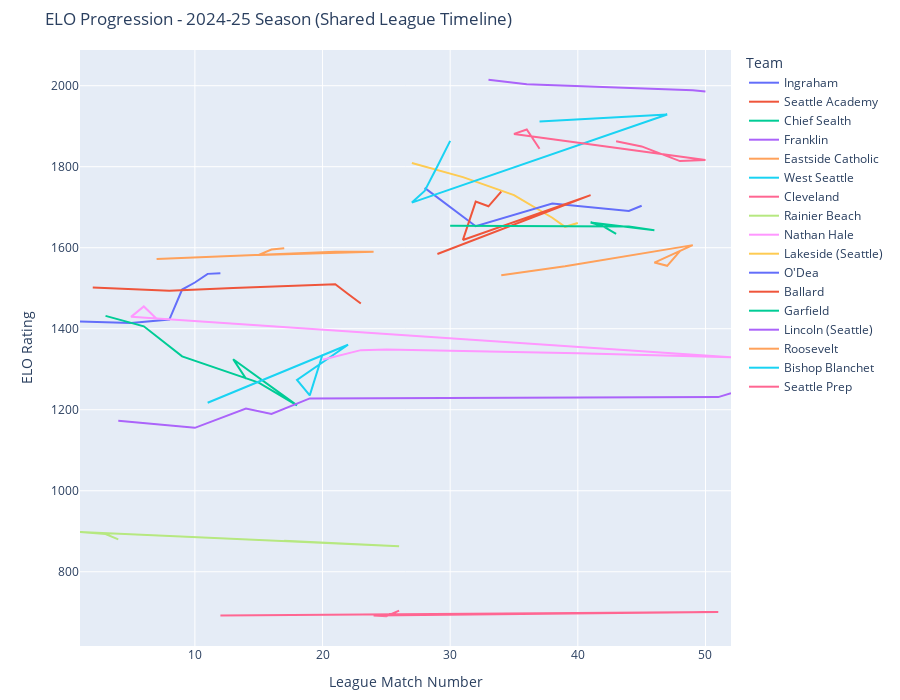

Source (notebook cell):
### Code cell
import pandas as pd
import plotly.express as px

# Load the ELO match log
df = pd.read_csv(r"C:\Users\User\Desktop\Soccer Footage\metroleague_elo_log.csv")

# Create a consistent order for all matches per season (scraper's order or raw index)
df["Row Order"] = range(len(df))
df = df.sort_values(by=["Season", "Row Order"])

# Add a Global Match Number per Season (shared league timeline)
df["Global Match #"] = df.groupby("Season").cumcount() + 1

# Assign a row ID to map back after long transformation
df["Match ID"] = df.index

# -----------------------------
# Long-format Transformation
# -----------------------------
home_df = df[[
    "Match ID", "Season", "Global Match #", "Date",
    "Home Team", "Away Team", "Home Score", "Away Score",
    "Home ELO Before", "Home ELO After", "Home ELO Change", "Home Match #"
]].copy()

home_df.columns = [
    "Match ID", "Season", "Global Match #", "Date",
    "Team", "Opponent", "Goals For", "Goals Against",
    "ELO Before", "ELO After", "ELO Δ", "Team Match #"
]
home_df["Location"] = "Home"

away_df = df[[
    "Match ID", "Season", "Global Match #", "Date",
    "Away Team", "Home Team", "Away Score", "Home Score",
    "Away ELO Before", "Away ELO After", "Away ELO Change", "Away Match #"
]].copy()

away_df.columns = [
    "Match ID", "Season", "Global Match #", "Date",
    "Team", "Opponent", "Goals For", "Goals Against",
    "ELO Before", "ELO After", "ELO Δ", "Team Match #"
]
away_df["Location"] = "Away"

# Combine Home and Away
long_df = pd.concat([home_df, away_df], ignore_index=True)

# Compute Match Result (W/L/D)
long_df["Result"] = long_df.apply(
    lambda row: "W" if row["Goals For"] > row["Goals Against"]
    else "L" if row["Goals For"] < row["Goals Against"]
    else "D", axis=1
)

# Clean ELO Δ and match #
long_df["ELO Δ"] = long_df["ELO Δ"].round(2)
long_df["Team Match #"] = long_df["Team Match #"].astype(int)

# -----------------------------
# Filter to Latest Season Only
# -----------------------------
latest_season = long_df["Season"].max()
df_current = long_df[long_df["Season"] == latest_season].copy()

# -----------------------------
# Plot: ELO Progression (Shared League Timeline)
# -----------------------------
fig = px.line(
    df_current,
    x="Global Match #",
    y="ELO After",
    color="Team",
    line_group="Team",
    hover_data={
        "Team": True,
        "Opponent": True,
        "Result": True,
        "Global Match #": True,
        "Team Match #": True,
        "ELO After": True,
        "ELO Δ": True,
        "Location": True,
    },
    title=f"ELO Progression - {latest_season} Season (Shared League Timeline)",
    labels={
        "Global Match #": "League Match Number",
        "ELO After": "ELO Rating",
        "ELO Δ": "ELO Change",
        "Team Match #": "Team's Match #"
    },
)

fig.update_layout(
    hovermode="x unified",
    xaxis=dict(showgrid=True),
    yaxis=dict(showgrid=True),
    legend=dict(title="Team", traceorder="normal", itemclick="toggleothers"),
    height=700,
    margin=dict(t=50, b=50),
)

fig.show()

### Figure 1 — Plotly figure (JSON) as saved in the notebook; plotly's stock layout.template omitted (floating-point values rounded to 4 significant figures)
{"data": [{"customdata": [["Ingraham", "Rainier Beach", "W", 107, 3.43, "Home"], ["Ingraham", "Nathan Hale", "D", 108, -3.59, "Home"], ["Ingraham", "Seattle Academy", "D", 109, 8.59, "Away"], ["Ingraham", "Chief Sealth", "W", 110, 74.1, "Away"], ["Ingraham", "Franklin", "W", 111, 17.26, "Away"], ["Ingraham", "West Seattle", "W", 112, 21.36, "Away"], ["Ingraham", "Cleveland", "W", 113, 1.66, "Away"]], "hovertemplate": "Team=%{customdata[0]}<br>League Match Number=%{x}<br>ELO Rating=%{y}<br>Opponent=%{customdata[1]}<br>Result=%{customdata[2]}<br>Team's Match #=%{customdata[3]}<br>ELO Change=%{customdata[4]}<br>Location=%{customdata[5]}<extra></extra>", "legendgroup": "Ingraham", "line": {"color": "#636efa", "dash": "solid"}, "marker": {"symbol": "circle"}, "mode": "lines", "name": "Ingraham", "orientation": "v", "showlegend": true, "type": "scatter", "x": [1, 5, 8, 9, 10, 11, 12], "xaxis": "x", "y": [1418.0, 1414.0, 1423.0, 1497.0, 1514.0, 1535.0, 1537.0], "yaxis": "y"}, {"customdata": [["Seattle Academy", "Rainier Beach", "W", 1, 2.07, "Home"], ["Seattle Academy", "Ingraham", "D", 2, -8.59, "Home"], ["Seattle Academy", "Chief Sealth", "W", 3, 7.26, "Home"], ["Seattle Academy", "Eastside Catholic", "D", 4, 9.14, "Away"], ["Seattle Academy", "West Seattle", "L", 5, -24.17, "Away"], ["Seattle Academy", "Nathan Hale", "L", 6, -23.54, "Away"]], "hovertemplate": "Team=%{customdata[0]}<br>League Match Number=%{x}<br>ELO Rating=%{y}<br>Opponent=%{customdata[1]}<br>Result=%{customdata[2]}<br>Team's Match #=%{customdata[3]}<br>ELO Change=%{customdata[4]}<br>Location=%{customdata[5]}<extra></extra>", "legendgroup": "Seattle Academy", "line": {"color": "#EF553B", "dash": "solid"}, "marker": {"symbol": "circle"}, "mode": "lines", "name": "Seattle Academy", "orientation": "v", "showlegend": true, "type": "scatter", "x": [2, 8, 13, 21, 22, 23], "xaxis": "x", "y": [1502.0, 1493.0, 1501.0, 1510.0, 1486.0, 1462.0], "yaxis": "y"}, {"customdata": [["Chief Sealth", "Rainier Beach", "W", 108, 3.07, "Home"], ["Chief Sealth", "Nathan Hale", "L", 109, -25.73, "Home"], ["Chief Sealth", "Ingraham", "L", 110, -74.1, "Home"], ["Chief Sealth", "Eastside Catholic", "L", 113, -9.79, "Home"], ["Chief Sealth", "West Seattle", "L", 114, -56.23, "Home"], ["Chief Sealth", "Seattle Academy", "L", 111, -7.26, "Away"], ["Chief Sealth", "Franklin", "L", 112, -47.87, "Away"]], "hovertemplate": "Team=%{customdata[0]}<br>League Match Number=%{x}<br>ELO Rating=%{y}<br>Opponent=%{customdata[1]}<br>Result=%{customdata[2]}<br>Team's Match #=%{customdata[3]}<br>ELO Change=%{customdata[4]}<br>Location=%{customdata[5]}<extra></extra>", "legendgroup": "Chief Sealth", "line": {"color": "#00cc96", "dash": "solid"}, "marker": {"symbol": "circle"}, "mode": "lines", "name": "Chief Sealth", "orientation": "v", "showlegend": true, "type": "scatter", "x": [3, 6, 9, 15, 18, 13, 14], "xaxis": "x", "y": [1432.0, 1406.0, 1332.0, 1267.0, 1211.0, 1325.0, 1277.0], "yaxis": "y"}, {"customdata": [["Franklin", "Rainier Beach", "W", 103, 12.97, "Home"], ["Franklin", "Ingraham", "L", 104, -17.26, "Home"], ["Franklin", "Chief Sealth", "W", 105, 47.87, "Home"], ["Franklin", "Eastside Catholic", "L", 106, -13.37, "Home"], ["Franklin", "West Seattle", "W", 107, 38.13, "Home"], ["Franklin", "Cleveland", "W", 108, 3.2, "Away"], ["Franklin", "Nathan Hale", "D", 109, 9.67, "Away"]], "hovertemplate": "Team=%{customdata[0]}<br>League Match Number=%{x}<br>ELO Rating=%{y}<br>Opponent=%{customdata[1]}<br>Result=%{customdata[2]}<br>Team's Match #=%{customdata[3]}<br>ELO Change=%{customdata[4]}<br>Location=%{customdata[5]}<extra></extra>", "legendgroup": "Franklin", "line": {"color": "#ab63fa", "dash": "solid"}, "marker": {"symbol": "circle"}, "mode": "lines", "name": "Franklin", "orientation": "v", "showlegend": true, "type": "scatter", "x": [4, 10, 14, 16, 19, 51, 52], "xaxis": "x", "y": [1173.0, 1155.0, 1203.0, 1190.0, 1228.0, 1231.0, 1241.0], "yaxis": "y"}, {"customdata": [["Eastside Catholic", "Nathan Hale", "W", 105, 30.52, "Home"], ["Eastside Catholic", "Seattle Academy", "D", 109, -9.14, "Home"], ["Eastside Catholic", "Cleveland", "W", 110, 0.38, "Home"], ["Eastside Catholic", "Chief Sealth", "W", 106, 9.79, "Away"], ["Eastside Catholic", "Franklin", "W", 107, 13.37, "Away"], ["Eastside Catholic", "Rainier Beach", "W", 108, 3.37, "Away"]], "hovertemplate": "Team=%{customdata[0]}<br>League Match Number=%{x}<br>ELO Rating=%{y}<br>Opponent=%{customdata[1]}<br>Result=%{customdata[2]}<br>Team's Match #=%{customdata[3]}<br>ELO Change=%{customdata[4]}<br>Location=%{customdata[5]}<extra></extra>", "legendgroup": "Eastside Catholic", "line": {"color": "#FFA15A", "dash": "solid"}, "marker": {"symbol": "circle"}, "mode": "lines", "name": "Eastside Catholic", "orientation": "v", "showlegend": true, "type": "scatter", "x": [7, 21, 24, 15, 16, 17], "xaxis": "x", "y": [1572.0, 1590.0, 1590.0, 1582.0, 1596.0, 1599.0], "yaxis": "y"}, {"customdata": [["West Seattle", "Ingraham", "L", 110, -21.36, "Home"], ["West Seattle", "Seattle Academy", "W", 114, 24.17, "Home"], ["West Seattle", "Chief Sealth", "W", 111, 56.23, "Away"], ["West Seattle", "Franklin", "L", 112, -38.13, "Away"], ["West Seattle", "Nathan Hale", "W", 113, 100.9, "Away"]], "hovertemplate": "Team=%{customdata[0]}<br>League Match Number=%{x}<br>ELO Rating=%{y}<br>Opponent=%{customdata[1]}<br>Result=%{customdata[2]}<br>Team's Match #=%{customdata[3]}<br>ELO Change=%{customdata[4]}<br>Location=%{customdata[5]}<extra></extra>", "legendgroup": "West Seattle", "line": {"color": "#19d3f3", "dash": "solid"}, "marker": {"symbol": "circle"}, "mode": "lines", "name": "West Seattle", "orientation": "v", "showlegend": true, "type": "scatter", "x": [11, 22, 18, 19, 20], "xaxis": "x", "y": [1217.0, 1360.0, 1274.0, 1235.0, 1336.0], "yaxis": "y"}, {"customdata": [["Cleveland", "Ingraham", "L", 123, -1.66, "Home"], ["Cleveland", "Franklin", "L", 127, -3.2, "Home"], ["Cleveland", "Eastside Catholic", "L", 124, -0.38, "Away"], ["Cleveland", "Nathan Hale", "L", 125, -1.53, "Away"], ["Cleveland", "Rainier Beach", "D", 126, 13.65, "Away"]], "hovertemplate": "Team=%{customdata[0]}<br>League Match Number=%{x}<br>ELO Rating=%{y}<br>Opponent=%{customdata[1]}<br>Result=%{customdata[2]}<br>Team's Match #=%{customdata[3]}<br>ELO Change=%{customdata[4]}<br>Location=%{customdata[5]}<extra></extra>", "legendgroup": "Cleveland", "line": {"color": "#FF6692", "dash": "solid"}, "marker": {"symbol": "circle"}, "mode": "lines", "name": "Cleveland", "orientation": "v", "showlegend": true, "type": "scatter", "x": [12, 51, 24, 25, 26], "xaxis": "x", "y": [692.2, 700.8, 691.8, 690.3, 704.0], "yaxis": "y"}, {"customdata": [["Rainier Beach", "Eastside Catholic", "L", 138, -3.37, "Home"], ["Rainier Beach", "Cleveland", "D", 139, -13.65, "Home"], ["Rainier Beach", "Ingraham", "L", 134, -3.43, "Away"], ["Rainier Beach", "Seattle Academy", "L", 135, -2.07, "Away"], ["Rainier Beach", "Chief Sealth", "L", 136, -3.07, "Away"], ["Rainier Beach", "Franklin", "L", 137, -12.97, "Away"]], "hovertemplate": "Team=%{customdata[0]}<br>League Match Number=%{x}<br>ELO Rating=%{y}<br>Opponent=%{customdata[1]}<br>Result=%{customdata[2]}<br>Team's Match #=%{customdata[3]}<br>ELO Change=%{customdata[4]}<br>Location=%{customdata[5]}<extra></extra>", "legendgroup": "Rainier Beach", "line": {"color": "#B6E880", "dash": "solid"}, "marker": {"symbol": "circle"}, "mode": "lines", "name": "Rainier Beach", "orientation": "v", "showlegend": true, "type": "scatter", "x": [17, 26, 1, 2, 3, 4], "xaxis": "x", "y": [876.6, 863.0, 898.1, 896.1, 893.0, 880.0], "yaxis": "y"}, {"customdata": [["Nathan Hale", "West Seattle", "L", 110, -100.9, "Home"], ["Nathan Hale", "Seattle Academy", "W", 111, 23.54, "Home"], ["Nathan Hale", "Cleveland", "W", 112, 1.53, "Home"], ["Nathan Hale", "Lakeside (Seattle)", "L", 113, -9.49, "Home"], ["Nathan Hale", "Franklin", "D", 114, -9.67, "Home"], ["Nathan Hale", "Ingraham", "D", 107, 3.59, "Away"], ["Nathan Hale", "Chief Sealth", "W", 108, 25.73, "Away"], ["Nathan Hale", "Eastside Catholic", "L", 109, -30.52, "Away"]], "hovertemplate": "Team=%{customdata[0]}<br>League Match Number=%{x}<br>ELO Rating=%{y}<br>Opponent=%{customdata[1]}<br>Result=%{customdata[2]}<br>Team's Match #=%{customdata[3]}<br>ELO Change=%{customdata[4]}<br>Location=%{customdata[5]}<extra></extra>", "legendgroup": "Nathan Hale", "line": {"color": "#FF97FF", "dash": "solid"}, "marker": {"symbol": "circle"}, "mode": "lines", "name": "Nathan Hale", "orientation": "v", "showlegend": true, "type": "scatter", "x": [20, 23, 25, 40, 52, 5, 6, 7], "xaxis": "x", "y": [1324.0, 1347.0, 1349.0, 1339.0, 1330.0, 1429.0, 1455.0, 1425.0], "yaxis": "y"}, {"customdata": [["Lakeside (Seattle)", "Bishop Blanchet", "D", 120, -10.2, "Home"], ["Lakeside (Seattle)", "Ballard", "L", 121, -34.65, "Home"], ["Lakeside (Seattle)", "Seattle Prep", "L", 122, -44.32, "Home"], ["Lakeside (Seattle)", "O'Dea", "L", 123, -56.01, "Away"], ["Lakeside (Seattle)", "Roosevelt", "L", 124, -22.42, "Away"], ["Lakeside (Seattle)", "Nathan Hale", "W", 125, 9.49, "Away"]], "hovertemplate": "Team=%{customdata[0]}<br>League Match Number=%{x}<br>ELO Rating=%{y}<br>Opponent=%{customdata[1]}<br>Result=%{customdata[2]}<br>Team's Match #=%{customdata[3]}<br>ELO Change=%{customdata[4]}<br>Location=%{customdata[5]}<extra></extra>", "legendgroup": "Lakeside (Seattle)", "line": {"color": "#FECB52", "dash": "solid"}, "marker": {"symbol": "circle"}, "mode": "lines", "name": "Lakeside (Seattle)", "orientation": "v", "showlegend": true, "type": "scatter", "x": [27, 31, 35, 38, 39, 40], "xaxis": "x", "y": [1809.0, 1774.0, 1730.0, 1674.0, 1652.0, 1661.0], "yaxis": "y"}, {"customdata": [["O'Dea", "Bishop Blanchet", "L", 115, -28.85, "Home"], ["O'Dea", "Ballard", "L", 116, -94.62, "Home"], ["O'Dea", "Lakeside (Seattle)", "W", 117, 56.01, "Home"], ["O'Dea", "Garfield", "L", 118, -18.57, "Away"], ["O'Dea", "Seattle Prep", "D", 119, 12.99, "Away"]], "hovertemplate": "Team=%{customdata[0]}<br>League Match Number=%{x}<br>ELO Rating=%{y}<br>Opponent=%{customdata[1]}<br>Result=%{customdata[2]}<br>Team's Match #=%{customdata[3]}<br>ELO Change=%{customdata[4]}<br>Location=%{customdata[5]}<extra></extra>", "legendgroup": "O'Dea", "line": {"color": "#636efa", "dash": "solid"}, "marker": {"symbol": "circle"}, "mode": "lines", "name": "O'Dea", "orientation": "v", "showlegend": true, "type": "scatter", "x": [28, 32, 38, 44, 45], "xaxis": "x", "y": [1748.0, 1653.0, 1709.0, 1691.0, 1704.0], "yaxis": "y"}, {"customdata": [["Ballard", "Bishop Blanchet", "L", 121, -60.9, "Home"], ["Ballard", "Garfield", "D", 126, -8.4, "Home"], ["Ballard", "Lakeside (Seattle)", "W", 122, 34.65, "Away"], ["Ballard", "O'Dea", "W", 123, 94.62, "Away"], ["Ballard", "Lincoln (Seattle)", "L", 124, -11.54, "Away"], ["Ballard", "Roosevelt", "W", 125, 36.04, "Away"]], "hovertemplate": "Team=%{customdata[0]}<br>League Match Number=%{x}<br>ELO Rating=%{y}<br>Opponent=%{customdata[1]}<br>Result=%{customdata[2]}<br>Team's Match #=%{customdata[3]}<br>ELO Change=%{customdata[4]}<br>Location=%{customdata[5]}<extra></extra>", "legendgroup": "Ballard", "line": {"color": "#EF553B", "dash": "solid"}, "marker": {"symbol": "circle"}, "mode": "lines", "name": "Ballard", "orientation": "v", "showlegend": true, "type": "scatter", "x": [29, 41, 31, 32, 33, 34], "xaxis": "x", "y": [1585.0, 1730.0, 1619.0, 1714.0, 1702.0, 1738.0], "yaxis": "y"}, {"customdata": [["Garfield", "Bishop Blanchet", "L", 119, -62.67, "Home"], ["Garfield", "O'Dea", "W", 123, 18.57, "Home"], ["Garfield", "Roosevelt", "D", 124, -9.16, "Home"], ["Garfield", "Ballard", "D", 120, 8.4, "Away"], ["Garfield", "Bishop Blanchet", "L", 121, -9.45, "Away"], ["Garfield", "Seattle Prep", "L", 122, -18.9, "Away"]], "hovertemplate": "Team=%{customdata[0]}<br>League Match Number=%{x}<br>ELO Rating=%{y}<br>Opponent=%{customdata[1]}<br>Result=%{customdata[2]}<br>Team's Match #=%{customdata[3]}<br>ELO Change=%{customdata[4]}<br>Location=%{customdata[5]}<extra></extra>", "legendgroup": "Garfield", "line": {"color": "#00cc96", "dash": "solid"}, "marker": {"symbol": "circle"}, "mode": "lines", "name": "Garfield", "orientation": "v", "showlegend": true, "type": "scatter", "x": [30, 44, 46, 41, 42, 43], "xaxis": "x", "y": [1654.0, 1653.0, 1643.0, 1662.0, 1653.0, 1634.0], "yaxis": "y"}, {"customdata": [["Lincoln (Seattle)", "Ballard", "W", 62, 11.54, "Home"], ["Lincoln (Seattle)", "Seattle Prep", "D", 63, -11.03, "Home"], ["Lincoln (Seattle)", "Roosevelt", "D", 64, -14.83, "Away"], ["Lincoln (Seattle)", "Seattle Prep", "D", 65, -2.8, "Away"]], "hovertemplate": "Team=%{customdata[0]}<br>League Match Number=%{x}<br>ELO Rating=%{y}<br>Opponent=%{customdata[1]}<br>Result=%{customdata[2]}<br>Team's Match #=%{customdata[3]}<br>ELO Change=%{customdata[4]}<br>Location=%{customdata[5]}<extra></extra>", "legendgroup": "Lincoln (Seattle)", "line": {"color": "#ab63fa", "dash": "solid"}, "marker": {"symbol": "circle"}, "mode": "lines", "name": "Lincoln (Seattle)", "orientation": "v", "showlegend": true, "type": "scatter", "x": [33, 36, 49, 50], "xaxis": "x", "y": [2015.0, 2004.0, 1989.0, 1986.0], "yaxis": "y"}, {"customdata": [["Roosevelt", "Ballard", "L", 118, -36.04, "Home"], ["Roosevelt", "Lakeside (Seattle)", "W", 119, 22.42, "Home"], ["Roosevelt", "Lincoln (Seattle)", "D", 123, 14.83, "Home"], ["Roosevelt", "Garfield", "D", 120, 9.16, "Away"], ["Roosevelt", "Bishop Blanchet", "L", 121, -8.03, "Away"], ["Roosevelt", "Seattle Prep", "W", 122, 36.26, "Away"]], "hovertemplate": "Team=%{customdata[0]}<br>League Match Number=%{x}<br>ELO Rating=%{y}<br>Opponent=%{customdata[1]}<br>Result=%{customdata[2]}<br>Team's Match #=%{customdata[3]}<br>ELO Change=%{customdata[4]}<br>Location=%{customdata[5]}<extra></extra>", "legendgroup": "Roosevelt", "line": {"color": "#FFA15A", "dash": "solid"}, "marker": {"symbol": "circle"}, "mode": "lines", "name": "Roosevelt", "orientation": "v", "showlegend": true, "type": "scatter", "x": [34, 39, 49, 46, 47, 48], "xaxis": "x", "y": [1532.0, 1554.0, 1606.0, 1563.0, 1555.0, 1592.0], "yaxis": "y"}, {"customdata": [["Bishop Blanchet", "Seattle Prep", "W", 116, 47.77, "Home"], ["Bishop Blanchet", "Garfield", "W", 117, 9.45, "Home"], ["Bishop Blanchet", "Roosevelt", "W", 118, 8.03, "Home"], ["Bishop Blanchet", "Lakeside (Seattle)", "D", 112, 10.2, "Away"], ["Bishop Blanchet", "O'Dea", "W", 113, 28.85, "Away"], ["Bishop Blanchet", "Ballard", "W", 114, 60.9, "Away"], ["Bishop Blanchet", "Garfield", "W", 115, 62.67, "Away"]], "hovertemplate": "Team=%{customdata[0]}<br>League Match Number=%{x}<br>ELO Rating=%{y}<br>Opponent=%{customdata[1]}<br>Result=%{customdata[2]}<br>Team's Match #=%{customdata[3]}<br>ELO Change=%{customdata[4]}<br>Location=%{customdata[5]}<extra></extra>", "legendgroup": "Bishop Blanchet", "line": {"color": "#19d3f3", "dash": "solid"}, "marker": {"symbol": "circle"}, "mode": "lines", "name": "Bishop Blanchet", "orientation": "v", "showlegend": true, "type": "scatter", "x": [37, 42, 47, 27, 28, 29, 30], "xaxis": "x", "y": [1912.0, 1921.0, 1929.0, 1711.0, 1740.0, 1801.0, 1864.0], "yaxis": "y"}, {"customdata": [["Seattle Prep", "Garfield", "W", 116, 18.9, "Home"], ["Seattle Prep", "O'Dea", "D", 117, -12.99, "Home"], ["Seattle Prep", "Roosevelt", "L", 118, -36.26, "Home"], ["Seattle Prep", "Lincoln (Seattle)", "D", 119, 2.8, "Home"], ["Seattle Prep", "Lakeside (Seattle)", "W", 113, 44.32, "Away"], ["Seattle Prep", "Lincoln (Seattle)", "D", 114, 11.03, "Away"], ["Seattle Prep", "Bishop Blanchet", "L", 115, -47.77, "Away"]], "hovertemplate": "Team=%{customdata[0]}<br>League Match Number=%{x}<br>ELO Rating=%{y}<br>Opponent=%{customdata[1]}<br>Result=%{customdata[2]}<br>Team's Match #=%{customdata[3]}<br>ELO Change=%{customdata[4]}<br>Location=%{customdata[5]}<extra></extra>", "legendgroup": "Seattle Prep", "line": {"color": "#FF6692", "dash": "solid"}, "marker": {"symbol": "circle"}, "mode": "lines", "name": "Seattle Prep", "orientation": "v", "showlegend": true, "type": "scatter", "x": [43, 45, 48, 50, 35, 36, 37], "xaxis": "x", "y": [1863.0, 1850.0, 1814.0, 1817.0, 1881.0, 1892.0, 1844.0], "yaxis": "y"}], "layout": {"height": 700, "hovermode": "x unified", "legend": {"itemclick": "toggleothers", "title": {"text": "Team"}, "tracegroupgap": 0, "traceorder": "normal"}, "margin": {"b": 50, "t": 50}, "title": {"text": "ELO Progression - 2024-25 Season (Shared League Timeline)"}, "xaxis": {"anchor": "y", "domain": [0, 1], "showgrid": true, "title": {"text": "League Match Number"}}, "yaxis": {"anchor": "x", "domain": [0, 1], "showgrid": true, "title": {"text": "ELO Rating"}}}}
